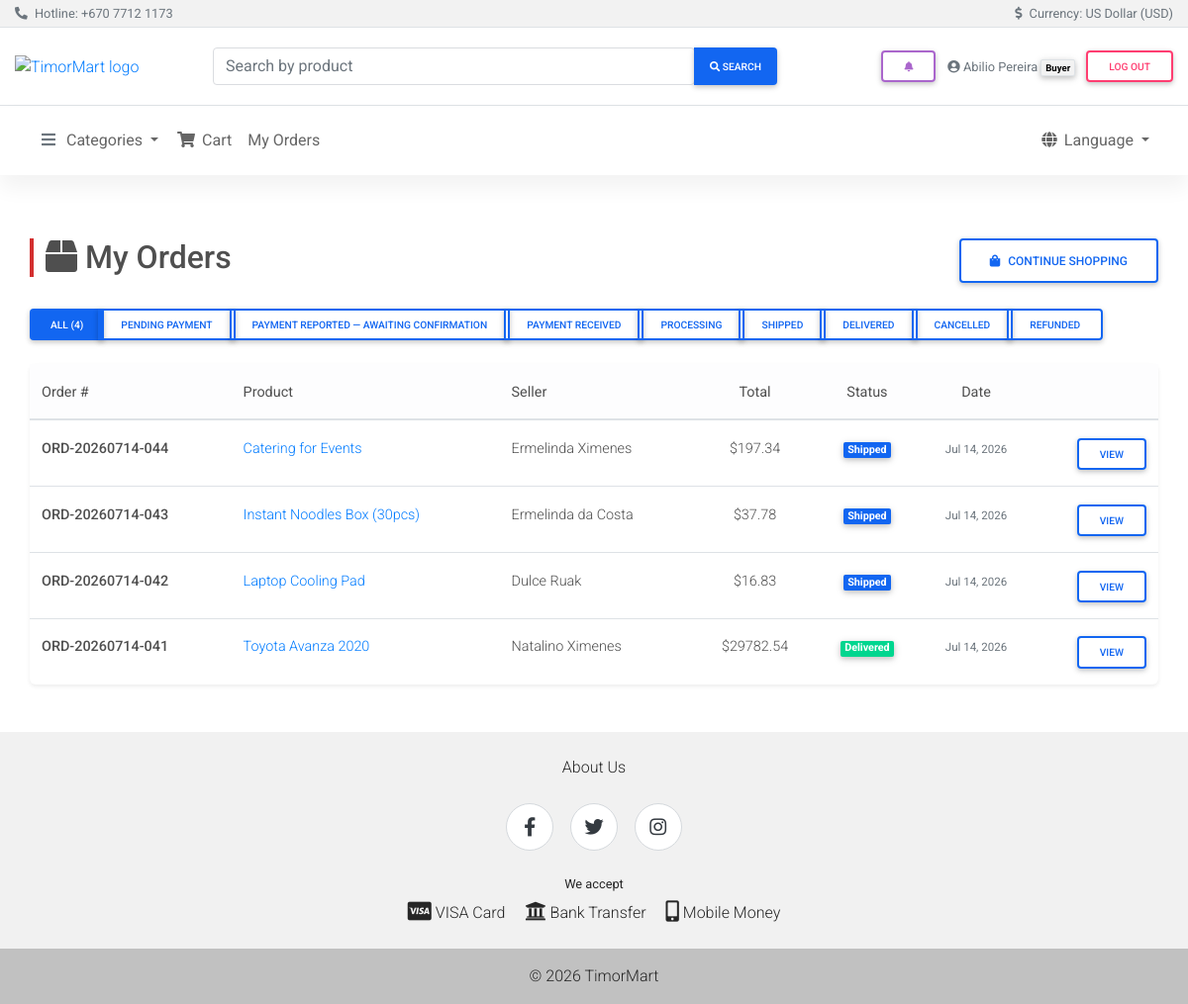
/orders/ (signed in), run on an earlier commit of the app's database.
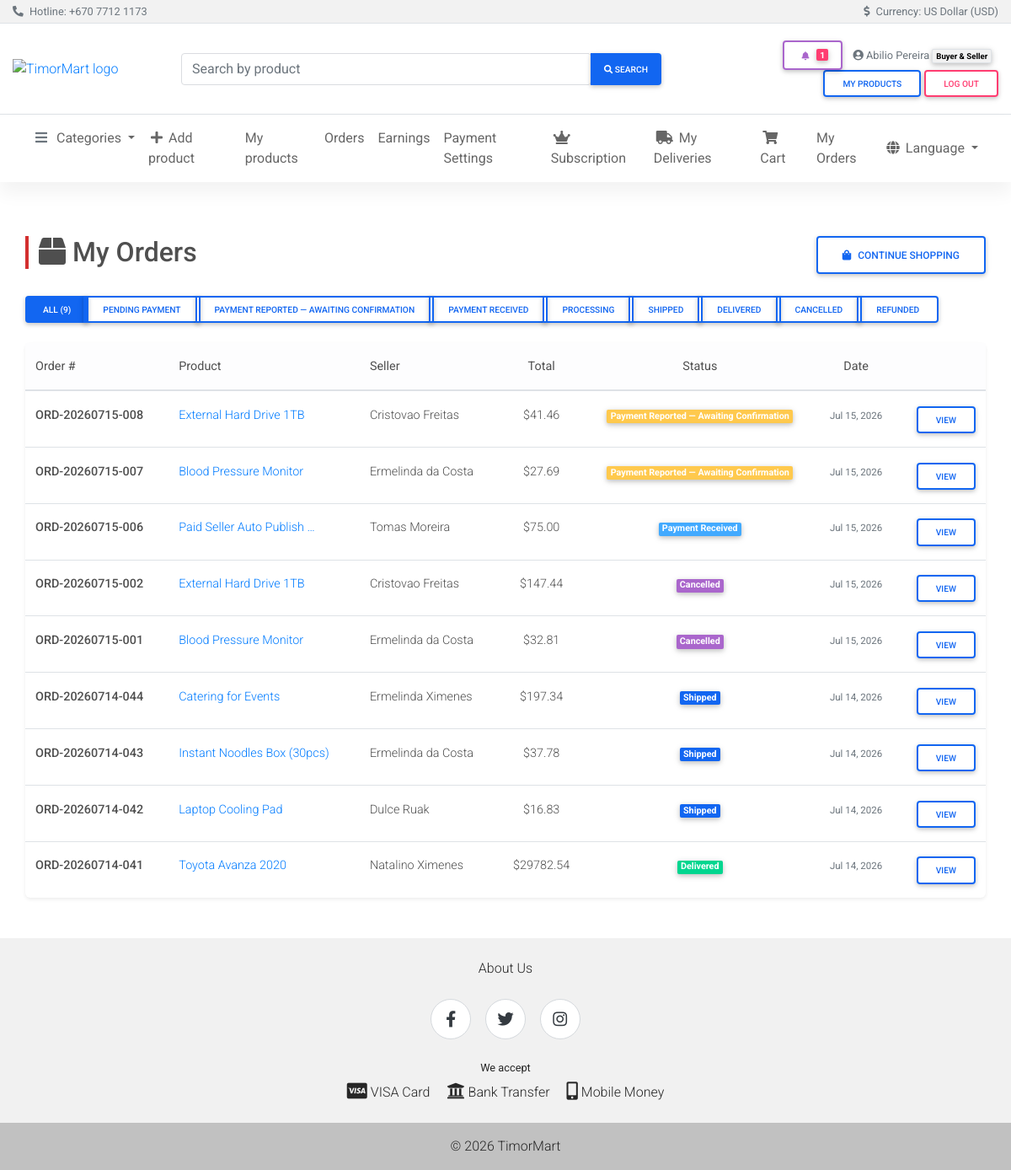
And on a later commit of the database.
### olretail/payment_models.py (models this page shows, shortened)
class Order(models.Model):
    order_number = models.CharField(max_length=20, unique=True)
    buyer = models.ForeignKey(User, on_delete=models.PROTECT, related_name='orders')
    seller = models.ForeignKey('olretail.Seller', on_delete=models.PROTECT)
    product = models.ForeignKey('olretail.Product', on_delete=models.PROTECT)
    quantity = models.PositiveIntegerField()
    price_per_unit = models.DecimalField(max_digits=13, decimal_places=2)
    subtotal = models.DecimalField(max_digits=13, decimal_places=2)
    commission_amount = models.DecimalField(max_digits=13, decimal_places=2, default=0)
    payment_fee = models.DecimalField(max_digits=13, decimal_places=2, default=0)
    total = models.DecimalField(max_digits=13, decimal_places=2)
    status = models.CharField(
        max_length=20,
        choices=OrderStatus.choices,
        default=OrderStatus.PENDING_PAYMENT,
        db_index=True,
    )
    payment_method = models.CharField(
        max_length=20,
        choices=PaymentMethod.choices,
        default=PaymentMethod.STRIPE,
    )
    payment = models.ForeignKey(
        'Payment', on_delete=models.SET_NULL, null=True, blank=True, related_name='orders'
    )
    created_at = models.DateTimeField(auto_now_add=True)
    payment_reported_at = models.DateTimeField(null=True, blank=True)
    paid_at = models.DateTimeField(null=True, blank=True)
    shipped_at = models.DateTimeField(null=True, blank=True)
    delivered_at = models.DateTimeField(null=True, blank=True)
    delivery_address = models.TextField()
    delivery_city = models.ForeignKey(
        'olretail.City', on_delete=models.PROTECT, null=True, blank=True, related_name='deliveries',
    )
    delivery_phone = models.CharField(max_length=40)
    estimated_delivery = models.DateField(null=True, blank=True)
    courier_name = models.CharField(max_length=100, blank=True)
    tracking_number = models.CharField(max_length=100, blank=True)
    assigned_courier = models.ForeignKey(
        'olretail.Courier', on_delete=models.SET_NULL, null=True, blank=True, related_name='deliveries'
    )
    delivery_photo = models.ImageField(upload_to='delivery_proofs/%Y/%m/', null=True, blank=True)
    buyer_notes = models.TextField(blank=True)
    admin_notes = models.TextField(blank=True)
    class Meta:
        ordering = ['-created_at']
        indexes = [
            models.Index(fields=['buyer', '-created_at']),
            models.Index(fields=['seller', '-created_at']),
            models.Index(fields=['status', '-created_at']),
        ]

### olretail/models.py (models this page shows, shortened)
class Product(models.Model):
    IMAGE_FIELD_NAMES = ("product_image", "product_image_2", "product_image_3")
    name = models.CharField(max_length=200)
    slug = models.SlugField(max_length=220, unique=True)
    product_image = models.ImageField(upload_to="product_image", null=True, blank=True)
    product_image_2 = models.ImageField(upload_to="product_image", blank=True)
    product_image_3 = models.ImageField(upload_to="product_image", blank=True)
    category = models.ForeignKey(Category, on_delete=models.PROTECT)
    price = models.DecimalField(max_digits=13, decimal_places=2)
    description = models.TextField()
    country = models.ForeignKey(Country, on_delete=models.PROTECT)
    item_location = models.ForeignKey(City, on_delete=models.PROTECT)
    created = models.DateTimeField(auto_now_add=True)
    updated = models.DateTimeField(auto_now=True)
    quantity = models.PositiveIntegerField()
    seller = models.ForeignKey(Seller, on_delete=models.CASCADE)
    status = models.CharField(
        max_length=12,
        choices=ProductStatus.choices,
        default=ProductStatus.PENDING,
        db_index=True,
    )
    moderation_note = models.TextField(blank=True)
    featured = models.BooleanField(default=False)
    condition = models.CharField(max_length=40, choices=CONDITION_CHOICES, default="New")
    size = models.CharField(max_length=50, blank=True, help_text=_("e.g. L, 42, 500ml"))
    pieces_per_unit = models.PositiveIntegerField(
        null=True, blank=True, help_text=_("e.g. 12 pens in a pack")
    )
    units_per_box = models.PositiveIntegerField(
        null=True, blank=True, help_text=_("e.g. 24 packs in a box")
    )
    class Meta:
        ordering = ["-created"]
    def get_absolute_url(self):
        return reverse("olretail:details", kwargs={"slug": self.slug})

class Seller(models.Model):
    user = models.OneToOneField(User, on_delete=models.CASCADE)
    address = models.CharField(max_length=255)
    mobile = models.CharField(max_length=40)
    payment_instructions = models.TextField(
        blank=True,
        help_text=_(
            "Bank or mobile money details buyers use to pay you directly "
            "(e.g. bank name, account number, account holder name)."
        ),
    )
    seller_type = models.CharField(
        max_length=20, choices=SellerType.choices, default=SellerType.INDIVIDUAL,
    )
    company_name = models.CharField(max_length=200, blank=True)
    company_tin = models.CharField(max_length=50, blank=True, verbose_name="TIN")
    company_address = models.CharField(max_length=255, blank=True)
    company_bank_account = models.CharField(max_length=100, blank=True)
    business_document = models.ImageField(upload_to="seller_business_docs/", null=True, blank=True)
    verification_status = models.CharField(
        max_length=20, choices=SellerVerificationStatus.choices, default=SellerVerificationStatus.PENDING,
    )
    verification_note = models.TextField(blank=True)
    verified_at = models.DateTimeField(null=True, blank=True)
    verified_by = models.ForeignKey(
        User, on_delete=models.SET_NULL, null=True, blank=True, related_name="sellers_verified"
    )

### olretail/payment_views.py (the view)
# urls.py: path("orders/", payment_views.buyer_orders, name="buyer_orders"),
@login_required
def buyer_orders(request):
    orders = Order.objects.filter(buyer=request.user).select_related(
        'product', 'seller'
    ).order_by('-created_at')
    status_filter = request.GET.get('status')
    if status_filter:
        orders = orders.filter(status=status_filter)
    context = {
        'orders': orders,
        'order_statuses': OrderStatus.choices,
        'current_status': status_filter,
    }
    return render(request, 'olretail/buyer_orders.html', context)

### templates/olretail/buyer_orders.html (shortened to what this page needs)
{% extends "shared/base.html" %}
{% load i18n %}
{% block content %}
<main class="py-5">
  <div class="container-fluid">
    <div class="row mb-4">
      <div class="col-md-8">
        <h1 class="h2 page-header-bar">
          <i class="fas fa-box mr-2"></i>{% trans "My Orders" %}
        </h1>
      </div>
      <div class="col-md-4 text-right">
        <a href="{% url 'olretail:index' %}" class="btn btn-outline-primary">
          <i class="fas fa-shopping-bag mr-2"></i>{% trans "Continue Shopping" %}
        </a>
      </div>
    </div>
    <div class="mb-4">
      <div class="btn-group" role="group">
        <a href="{% url 'olretail:buyer_orders' %}" class="btn btn-sm {% if not current_status %}btn-primary{% else %}btn-outline-primary{% endif %}">
          {% trans "All" %} ({{ orders|length }})
        </a>
        {% for value, label in order_statuses %}
        <a href="?status={{ value }}" class="btn btn-sm {% if current_status == value %}btn-primary{% else %}btn-outline-primary{% endif %}">
          {{ label }}
        </a>
        {% endfor %}
      </div>
    </div>
    {% if orders %}
      <div class="card border-0 shadow-sm">
        <div class="table-responsive">
          <table class="table table-hover mb-0">
            <thead class="table-light">
              <tr>
                <th>{% trans "Order #" %}</th>
                <th>{% trans "Product" %}</th>
                <th>{% trans "Seller" %}</th>
                <th class="text-center">{% trans "Total" %}</th>
                <th class="text-center">{% trans "Status" %}</th>
                <th class="text-center">{% trans "Date" %}</th>
                <th></th>
              </tr>
            </thead>
            <tbody>
              {% for order in orders %}
              <tr>
                <td>
                  <strong>{{ order.order_number }}</strong>
                </td>
                <td>
                  <a href="{{ order.product.get_absolute_url }}">
                    {{ order.product.name|truncatewords:4 }}
                  </a>
                </td>
                <td>
                  {{ order.seller.user.get_full_name }}
                </td>
                <td class="text-center">
                  ${{ order.total }}
                </td>
                <td class="text-center">
                  {% if order.status == 'pending_payment' %}
                    <span class="badge badge-warning">{{ order.get_status_display }}</span>
                  {% elif order.status == 'payment_reported' %}
                    <span class="badge badge-warning">{{ order.get_status_display }}</span>
                  {% elif order.status == 'paid' %}
                    <span class="badge badge-info">{{ order.get_status_display }}</span>
                  {% elif order.status == 'shipped' %}
                    <span class="badge badge-primary">{{ order.get_status_display }}</span>
                  {% elif order.status == 'delivered' %}
                    <span class="badge badge-success">{{ order.get_status_display }}</span>
                  {% else %}
                    <span class="badge badge-secondary">{{ order.get_status_display }}</span>
                  {% endif %}
                </td>
                <td class="text-center text-muted">
                  <small>{{ order.created_at|date:"M d, Y" }}</small>
                </td>
                <td class="text-right">
                  <a href="{% url 'olretail:order_detail' order.id %}" class="btn btn-sm btn-outline-primary">
                    {% trans "View" %}
                  </a>
                </td>
              </tr>
              {% endfor %}
            </tbody>
          </table>
        </div>
      </div>
    {% endif %}
  </div>
</main>
{% endblock %}

### templates/shared/header.html (shortened to what this page needs)
{% load i18n %}
{% load static %}
<header>
  <div class="bg-light border-bottom py-1">
    <div class="container-fluid d-flex flex-wrap justify-content-between align-items-center small text-muted">
      <div>
        <i class="fas fa-phone-alt mr-1" aria-hidden="true"></i>
        {% trans 'Hotline' %}: <a href="tel:+67077121173" class="text-muted">+670 7712 1173</a>
      </div>
      <div>
        <i class="fas fa-dollar-sign mr-1" aria-hidden="true"></i>
        {% trans 'Currency' %}: {% trans 'US Dollar (USD)' %}
      </div>
    </div>
  </div>
  <div class="container-fluid">
    <div class="row jumbotron white border-bottom mb-0 py-3 align-items-center">
      <div class="col-md-2 my-1">
        <a href="{% url 'olretail:index' %}" aria-label="{% trans 'Home' %}">
          <img src="{% static 'mdb/img/logo.jpg' %}" height="180" alt="TimorMart logo">
        </a>
      </div>
      <div class="col-md-6 my-1">
        <form action="{% url 'olretail:search' %}" method="get" role="search">
          <div class="md-form md-outline input-group md-input-group w-100 my-0">
            <input type="search" class="form-control mb-0" name="q" value="{{ query|default:'' }}"
                   placeholder="{% trans 'Search by product' %}" aria-label="{% trans 'Search by product' %}">
            <div class="input-group-append">
              <button class="btn btn-primary btn-md px-3 m-0" type="submit">
                <i class="fa fa-search" aria-hidden="true"></i>
                <span class="d-none d-sm-inline"> {% trans 'Search' %}</span>
              </button>
            </div>
          </div>
        </form>
      </div>
      <div class="col-md-4 my-1 text-md-right">
        {% if user.is_authenticated %}
        <div class="dropdown d-inline-block mr-2">
          <a class="btn btn-sm btn-outline-secondary my-0 position-relative" href="#" role="button"
             id="notificationsDropdown" data-toggle="dropdown" aria-haspopup="true" aria-expanded="false"
             aria-label="{% trans 'Notifications' %}">
            <i class="fas fa-bell" aria-hidden="true"></i>
            {% if unread_notification_count %}
            <span class="badge badge-danger notif-badge">
              {{ unread_notification_count }}
            </span>
            {% endif %}
          </a>
        </div>
        <span class="text-muted small mr-2">
          <i class="fas fa-user-circle" aria-hidden="true"></i>
          {{ user.get_full_name|default:user.username }}
          {% if user.is_staff %}<span class="badge badge-dark">{% trans 'Administrator' %}</span>
          {% elif is_buyer and is_seller %}<span class="badge badge-light border">{% trans 'Buyer & Seller' %}</span>
          {% elif is_seller %}<span class="badge badge-light border">{% trans 'Seller' %}</span>
          {% elif is_buyer %}<span class="badge badge-light border">{% trans 'Buyer' %}</span>{% endif %}
        </span>
        {% if is_seller %}
        <a href="{% url 'olretail:list' %}" class="btn btn-sm btn-outline-primary my-0">{% trans 'My products' %}</a>
        {% endif %}
        <form action="{% url 'accounts:logout' %}" method="post" class="d-inline">
          <button type="submit" class="btn btn-sm btn-outline-danger my-0">{% trans 'Log out' %}</button>
        </form>
        {% else %}
        <a href="{% url 'accounts:login' %}" class="btn btn-sm btn-outline-primary my-0">{% trans 'Sign in' %}</a>
        <a href="{% url 'accounts:register' %}" class="btn btn-sm btn-primary my-0">{% trans 'Sign up' %}</a>
        {% endif %}
      </div>
    </div>
  </div>
  <nav class="navbar navbar-expand-lg sticky-top navbar-light white">
    <div class="container-fluid">
      <div class="collapse navbar-collapse" id="mainNav">
        <ul class="navbar-nav align-items-start">
          <li class="nav-item dropdown">
            <a class="nav-link dropdown-toggle" data-toggle="dropdown" href="#" role="button"
               aria-haspopup="true" aria-expanded="false">
              <i class="fas fa-bars text-muted mr-2" aria-hidden="true"></i>{% trans 'Categories' %}
            </a>
          </li>
          {% if is_seller %}
          <li class="nav-item">
            <a class="nav-link" href="{% url 'olretail:create_product' %}">
              <i class="fas fa-plus mr-1" aria-hidden="true"></i>{% trans 'Add product' %}
            </a>
          </li>
          <li class="nav-item">
            <a class="nav-link" href="{% url 'olretail:list' %}">{% trans 'My products' %}</a>
          </li>
          <li class="nav-item">
            <a class="nav-link" href="{% url 'olretail:seller_orders' %}">{% trans 'Orders' %}</a>
          </li>
          <li class="nav-item">
            <a class="nav-link" href="{% url 'olretail:seller_balance' %}">{% trans 'Earnings' %}</a>
          </li>
          <li class="nav-item">
            <a class="nav-link" href="{% url 'olretail:seller_payment_settings' %}">{% trans 'Payment Settings' %}</a>
          </li>
          <li class="nav-item">
            <a class="nav-link" href="{% url 'olretail:seller_subscription' %}">
              <i class="fas fa-crown mr-1" aria-hidden="true"></i>{% trans 'Subscription' %}
            </a>
          </li>
          {% endif %}
          {% if is_courier %}
          <li class="nav-item">
            <a class="nav-link" href="{% url 'olretail:courier_deliveries' %}">
              <i class="fas fa-truck mr-1" aria-hidden="true"></i>{% trans 'My Deliveries' %}
            </a>
          </li>
          {% endif %}
          {% if is_buyer %}
          <li class="nav-item">
            <a class="nav-link" href="{% url 'olretail:cart' %}">
              <i class="fas fa-shopping-cart mr-1" aria-hidden="true"></i>{% trans 'Cart' %}
            </a>
          </li>
          <li class="nav-item">
            <a class="nav-link" href="{% url 'olretail:buyer_orders' %}">{% trans 'My Orders' %}</a>
          </li>
          {% endif %}
        </ul>
        <ul class="navbar-nav ml-md-auto align-items-start">
          <li class="nav-item dropdown">
            <a class="nav-link dropdown-toggle" data-toggle="dropdown" href="#" role="button"
               aria-haspopup="true" aria-expanded="false">
              <i class="fas fa-globe mr-1" aria-hidden="true"></i>{% trans 'Language' %}
            </a>
          </li>
        </ul>
      </div>
    </div>
  </nav>
</header>

What changed in the data, as far as the page shows it:
added Order: order_number "ORD-20260715-008", product.name "External Hard Drive 1TB", seller.user.get_full_name "Cristovao Freitas", total "41.46", status "Payment Reported — Awaiting Confirmation", created_at "Jul 15, 2026"
added Order: order_number "ORD-20260715-007", product.name "Blood Pressure Monitor", seller.user.get_full_name "Ermelinda da Costa", total "27.69", status "Payment Reported — Awaiting Confirmation", created_at "Jul 15, 2026"
added Order: order_number "ORD-20260715-006", product.name "Paid Seller Auto Publish …", seller.user.get_full_name "Tomas Moreira", total "75.00", status "Payment Received", created_at "Jul 15, 2026"
added Order: order_number "ORD-20260715-002", product.name "External Hard Drive 1TB", seller.user.get_full_name "Cristovao Freitas", total "147.44", status "Cancelled", created_at "Jul 15, 2026"
added Order: order_number "ORD-20260715-001", product.name "Blood Pressure Monitor", seller.user.get_full_name "Ermelinda da Costa", total "32.81", status "Cancelled", created_at "Jul 15, 2026"
Also different on the page:
{{ unread_notification_count }}: (not shown) → "1"
{{ orders|length }}: "4" → "9"
text no longer shown: "Buyer"
text now shown: "Buyer & Seller MY PRODUCTS Add product My products Orders Earnings Payment Settings Subscription My Deliveries"
